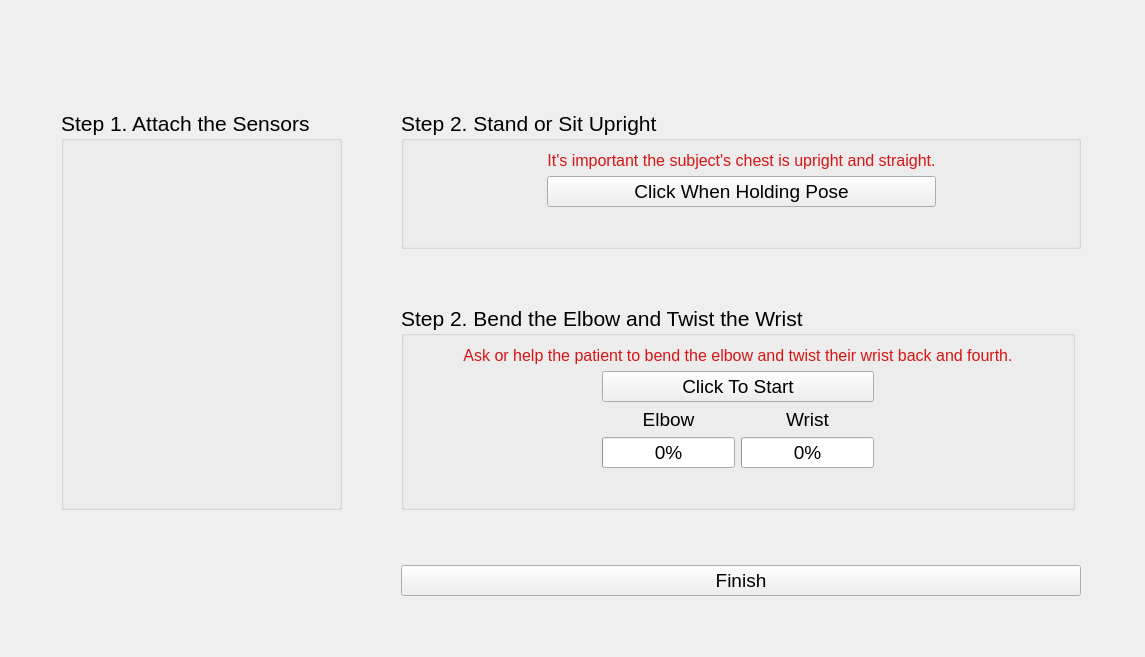
<?xml version="1.0" encoding="UTF-8"?>
<ui version="4.0">
 <class>calibrationWindow</class>
 <widget class="QWidget" name="calibrationWindow">
  <property name="geometry">
   <rect>
    <x>0</x>
    <y>0</y>
    <width>1145</width>
    <height>657</height>
   </rect>
  </property>
  <property name="windowTitle">
   <string>Subject Set Up</string>
  </property>
  <layout class="QGridLayout" name="gridLayout_3">
   <item row="0" column="3">
    <spacer name="verticalSpacer_4">
     <property name="orientation">
      <enum>Qt::Vertical</enum>
     </property>
     <property name="sizeHint" stdset="0">
      <size>
       <width>20</width>
       <height>40</height>
      </size>
     </property>
    </spacer>
   </item>
   <item row="1" column="3" colspan="2">
    <spacer name="verticalSpacer">
     <property name="orientation">
      <enum>Qt::Vertical</enum>
     </property>
     <property name="sizeHint" stdset="0">
      <size>
       <width>20</width>
       <height>40</height>
      </size>
     </property>
    </spacer>
   </item>
   <item row="3" column="2">
    <spacer name="horizontalSpacer_5">
     <property name="orientation">
      <enum>Qt::Horizontal</enum>
     </property>
     <property name="sizeHint" stdset="0">
      <size>
       <width>112</width>
       <height>20</height>
      </size>
     </property>
    </spacer>
   </item>
   <item row="6" column="3">
    <spacer name="verticalSpacer_5">
     <property name="orientation">
      <enum>Qt::Vertical</enum>
     </property>
     <property name="sizeHint" stdset="0">
      <size>
       <width>20</width>
       <height>40</height>
      </size>
     </property>
    </spacer>
   </item>
   <item row="3" column="3" colspan="2">
    <spacer name="verticalSpacer_3">
     <property name="orientation">
      <enum>Qt::Vertical</enum>
     </property>
     <property name="sizeHint" stdset="0">
      <size>
       <width>670</width>
       <height>50</height>
      </size>
     </property>
    </spacer>
   </item>
   <item row="3" column="5">
    <spacer name="horizontalSpacer_12">
     <property name="orientation">
      <enum>Qt::Horizontal</enum>
     </property>
     <property name="sizeHint" stdset="0">
      <size>
       <width>40</width>
       <height>20</height>
      </size>
     </property>
    </spacer>
   </item>
   <item row="2" column="3" colspan="2">
    <widget class="QGroupBox" name="groupBox">
     <property name="font">
      <font>
       <pointsize>16</pointsize>
      </font>
     </property>
     <property name="title">
      <string>Step 2. Stand or Sit Upright</string>
     </property>
     <layout class="QGridLayout" name="gridLayout">
      <item row="0" column="0">
       <spacer name="horizontalSpacer">
        <property name="orientation">
         <enum>Qt::Horizontal</enum>
        </property>
        <property name="sizeHint" stdset="0">
         <size>
          <width>40</width>
          <height>20</height>
         </size>
        </property>
       </spacer>
      </item>
      <item row="1" column="1">
       <widget class="QPushButton" name="calposeButton">
        <property name="sizePolicy">
         <sizepolicy hsizetype="Preferred" vsizetype="Fixed">
          <horstretch>0</horstretch>
          <verstretch>0</verstretch>
         </sizepolicy>
        </property>
        <property name="font">
         <font>
          <pointsize>14</pointsize>
         </font>
        </property>
        <property name="text">
         <string>Click When Holding Pose</string>
        </property>
       </widget>
      </item>
      <item row="0" column="1">
       <widget class="QLabel" name="label_4">
        <property name="palette">
         <palette>
          <active>
           <colorrole role="WindowText">
            <brush brushstyle="SolidPattern">
             <color alpha="255">
              <red>216</red>
              <green>21</green>
              <blue>21</blue>
             </color>
            </brush>
           </colorrole>
          </active>
          <inactive>
           <colorrole role="WindowText">
            <brush brushstyle="SolidPattern">
             <color alpha="255">
              <red>216</red>
              <green>21</green>
              <blue>21</blue>
             </color>
            </brush>
           </colorrole>
          </inactive>
          <disabled>
           <colorrole role="WindowText">
            <brush brushstyle="SolidPattern">
             <color alpha="255">
              <red>120</red>
              <green>120</green>
              <blue>120</blue>
             </color>
            </brush>
           </colorrole>
          </disabled>
         </palette>
        </property>
        <property name="font">
         <font>
          <pointsize>12</pointsize>
          <italic>false</italic>
         </font>
        </property>
        <property name="text">
         <string>It's important the subject's chest is upright and straight.</string>
        </property>
        <property name="alignment">
         <set>Qt::AlignCenter</set>
        </property>
       </widget>
      </item>
      <item row="0" column="2">
       <spacer name="horizontalSpacer_2">
        <property name="orientation">
         <enum>Qt::Horizontal</enum>
        </property>
        <property name="sizeHint" stdset="0">
         <size>
          <width>40</width>
          <height>20</height>
         </size>
        </property>
       </spacer>
      </item>
      <item row="2" column="1">
       <widget class="QLabel" name="pose_statusMessage">
        <property name="palette">
         <palette>
          <active>
           <colorrole role="WindowText">
            <brush brushstyle="SolidPattern">
             <color alpha="255">
              <red>0</red>
              <green>199</green>
              <blue>0</blue>
             </color>
            </brush>
           </colorrole>
          </active>
          <inactive>
           <colorrole role="WindowText">
            <brush brushstyle="SolidPattern">
             <color alpha="255">
              <red>0</red>
              <green>199</green>
              <blue>0</blue>
             </color>
            </brush>
           </colorrole>
          </inactive>
          <disabled>
           <colorrole role="WindowText">
            <brush brushstyle="SolidPattern">
             <color alpha="255">
              <red>120</red>
              <green>120</green>
              <blue>120</blue>
             </color>
            </brush>
           </colorrole>
          </disabled>
         </palette>
        </property>
        <property name="font">
         <font>
          <pointsize>16</pointsize>
         </font>
        </property>
        <property name="text">
         <string/>
        </property>
        <property name="alignment">
         <set>Qt::AlignCenter</set>
        </property>
       </widget>
      </item>
     </layout>
    </widget>
   </item>
   <item row="7" column="3" colspan="2">
    <widget class="QPushButton" name="finishButton">
     <property name="font">
      <font>
       <pointsize>14</pointsize>
      </font>
     </property>
     <property name="text">
      <string>Finish</string>
     </property>
    </widget>
   </item>
   <item row="2" column="0">
    <spacer name="horizontalSpacer_11">
     <property name="orientation">
      <enum>Qt::Horizontal</enum>
     </property>
     <property name="sizeHint" stdset="0">
      <size>
       <width>110</width>
       <height>20</height>
      </size>
     </property>
    </spacer>
   </item>
   <item row="4" column="3">
    <widget class="QGroupBox" name="groupBox_2">
     <property name="font">
      <font>
       <pointsize>16</pointsize>
      </font>
     </property>
     <property name="title">
      <string>Step 2. Bend the Elbow and Twist the Wrist</string>
     </property>
     <layout class="QGridLayout" name="gridLayout_2">
      <item row="0" column="5">
       <spacer name="horizontalSpacer_4">
        <property name="orientation">
         <enum>Qt::Horizontal</enum>
        </property>
        <property name="sizeHint" stdset="0">
         <size>
          <width>40</width>
          <height>20</height>
         </size>
        </property>
       </spacer>
      </item>
      <item row="1" column="5">
       <spacer name="horizontalSpacer_8">
        <property name="orientation">
         <enum>Qt::Horizontal</enum>
        </property>
        <property name="sizeHint" stdset="0">
         <size>
          <width>80</width>
          <height>20</height>
         </size>
        </property>
       </spacer>
      </item>
      <item row="2" column="3">
       <widget class="QLabel" name="label_3">
        <property name="font">
         <font>
          <pointsize>14</pointsize>
         </font>
        </property>
        <property name="text">
         <string>Wrist</string>
        </property>
        <property name="alignment">
         <set>Qt::AlignCenter</set>
        </property>
       </widget>
      </item>
      <item row="0" column="0">
       <spacer name="horizontalSpacer_3">
        <property name="orientation">
         <enum>Qt::Horizontal</enum>
        </property>
        <property name="sizeHint" stdset="0">
         <size>
          <width>40</width>
          <height>20</height>
         </size>
        </property>
       </spacer>
      </item>
      <item row="1" column="1">
       <spacer name="horizontalSpacer_9">
        <property name="orientation">
         <enum>Qt::Horizontal</enum>
        </property>
        <property name="sizeHint" stdset="0">
         <size>
          <width>40</width>
          <height>20</height>
         </size>
        </property>
       </spacer>
      </item>
      <item row="3" column="3">
       <widget class="QProgressBar" name="wrist_progressBar">
        <property name="font">
         <font>
          <pointsize>14</pointsize>
         </font>
        </property>
        <property name="value">
         <number>0</number>
        </property>
       </widget>
      </item>
      <item row="1" column="2" colspan="2">
       <widget class="QPushButton" name="calmove_startButton">
        <property name="font">
         <font>
          <pointsize>14</pointsize>
         </font>
        </property>
        <property name="text">
         <string>Click To Start</string>
        </property>
       </widget>
      </item>
      <item row="1" column="0">
       <spacer name="horizontalSpacer_7">
        <property name="orientation">
         <enum>Qt::Horizontal</enum>
        </property>
        <property name="sizeHint" stdset="0">
         <size>
          <width>80</width>
          <height>20</height>
         </size>
        </property>
       </spacer>
      </item>
      <item row="4" column="2" colspan="2">
       <widget class="QLabel" name="move_statusMessage">
        <property name="palette">
         <palette>
          <active>
           <colorrole role="WindowText">
            <brush brushstyle="SolidPattern">
             <color alpha="255">
              <red>0</red>
              <green>199</green>
              <blue>0</blue>
             </color>
            </brush>
           </colorrole>
          </active>
          <inactive>
           <colorrole role="WindowText">
            <brush brushstyle="SolidPattern">
             <color alpha="255">
              <red>0</red>
              <green>199</green>
              <blue>0</blue>
             </color>
            </brush>
           </colorrole>
          </inactive>
          <disabled>
           <colorrole role="WindowText">
            <brush brushstyle="SolidPattern">
             <color alpha="255">
              <red>120</red>
              <green>120</green>
              <blue>120</blue>
             </color>
            </brush>
           </colorrole>
          </disabled>
         </palette>
        </property>
        <property name="font">
         <font>
          <pointsize>16</pointsize>
         </font>
        </property>
        <property name="text">
         <string/>
        </property>
        <property name="alignment">
         <set>Qt::AlignCenter</set>
        </property>
       </widget>
      </item>
      <item row="3" column="2">
       <widget class="QProgressBar" name="elbow_progressBar">
        <property name="font">
         <font>
          <pointsize>14</pointsize>
         </font>
        </property>
        <property name="value">
         <number>0</number>
        </property>
       </widget>
      </item>
      <item row="2" column="2">
       <widget class="QLabel" name="label_2">
        <property name="font">
         <font>
          <pointsize>14</pointsize>
         </font>
        </property>
        <property name="text">
         <string>Elbow</string>
        </property>
        <property name="alignment">
         <set>Qt::AlignCenter</set>
        </property>
       </widget>
      </item>
      <item row="1" column="4">
       <spacer name="horizontalSpacer_10">
        <property name="orientation">
         <enum>Qt::Horizontal</enum>
        </property>
        <property name="sizeHint" stdset="0">
         <size>
          <width>40</width>
          <height>20</height>
         </size>
        </property>
       </spacer>
      </item>
      <item row="0" column="1" colspan="4">
       <widget class="QLabel" name="label_5">
        <property name="palette">
         <palette>
          <active>
           <colorrole role="WindowText">
            <brush brushstyle="SolidPattern">
             <color alpha="255">
              <red>216</red>
              <green>21</green>
              <blue>21</blue>
             </color>
            </brush>
           </colorrole>
          </active>
          <inactive>
           <colorrole role="WindowText">
            <brush brushstyle="SolidPattern">
             <color alpha="255">
              <red>216</red>
              <green>21</green>
              <blue>21</blue>
             </color>
            </brush>
           </colorrole>
          </inactive>
          <disabled>
           <colorrole role="WindowText">
            <brush brushstyle="SolidPattern">
             <color alpha="255">
              <red>120</red>
              <green>120</green>
              <blue>120</blue>
             </color>
            </brush>
           </colorrole>
          </disabled>
         </palette>
        </property>
        <property name="font">
         <font>
          <pointsize>12</pointsize>
         </font>
        </property>
        <property name="text">
         <string>Ask or help the patient to bend the elbow and twist their wrist back and fourth.</string>
        </property>
        <property name="alignment">
         <set>Qt::AlignCenter</set>
        </property>
       </widget>
      </item>
     </layout>
    </widget>
   </item>
   <item row="8" column="3" colspan="2">
    <spacer name="verticalSpacer_2">
     <property name="orientation">
      <enum>Qt::Vertical</enum>
     </property>
     <property name="sizeHint" stdset="0">
      <size>
       <width>20</width>
       <height>40</height>
      </size>
     </property>
    </spacer>
   </item>
   <item row="2" column="1" rowspan="3">
    <widget class="QGroupBox" name="step1_groupBox">
     <property name="font">
      <font>
       <pointsize>16</pointsize>
      </font>
     </property>
     <property name="title">
      <string>Step 1. Attach the Sensors</string>
     </property>
     <layout class="QVBoxLayout" name="verticalLayout">
      <item>
       <spacer name="verticalSpacer_7">
        <property name="orientation">
         <enum>Qt::Vertical</enum>
        </property>
        <property name="sizeHint" stdset="0">
         <size>
          <width>20</width>
          <height>40</height>
         </size>
        </property>
       </spacer>
      </item>
      <item>
       <spacer name="verticalSpacer_6">
        <property name="orientation">
         <enum>Qt::Vertical</enum>
        </property>
        <property name="sizeHint" stdset="0">
         <size>
          <width>20</width>
          <height>40</height>
         </size>
        </property>
       </spacer>
      </item>
     </layout>
    </widget>
   </item>
   <item row="3" column="6">
    <spacer name="horizontalSpacer_6">
     <property name="orientation">
      <enum>Qt::Horizontal</enum>
     </property>
     <property name="sizeHint" stdset="0">
      <size>
       <width>112</width>
       <height>20</height>
      </size>
     </property>
    </spacer>
   </item>
   <item row="3" column="0">
    <spacer name="horizontalSpacer_13">
     <property name="orientation">
      <enum>Qt::Horizontal</enum>
     </property>
     <property name="sizeHint" stdset="0">
      <size>
       <width>40</width>
       <height>20</height>
      </size>
     </property>
    </spacer>
   </item>
  </layout>
 </widget>
 <resources/>
 <connections/>
</ui>
